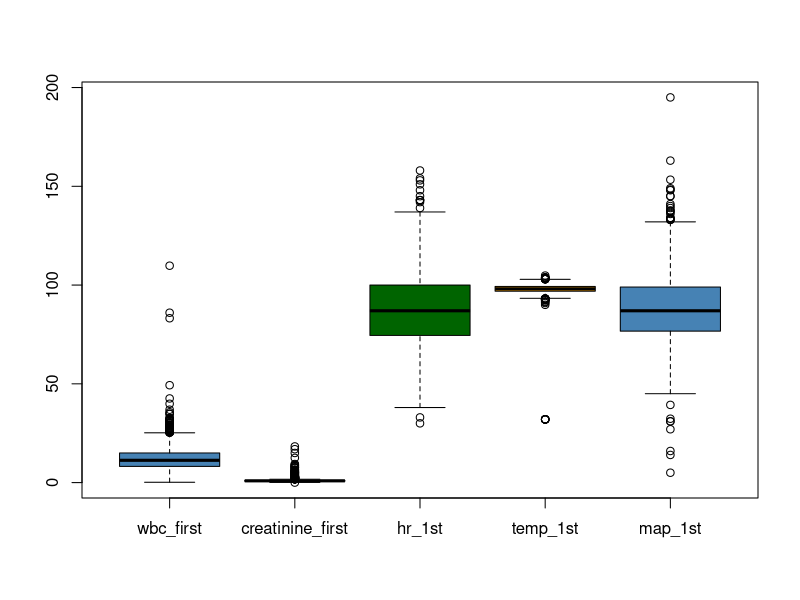
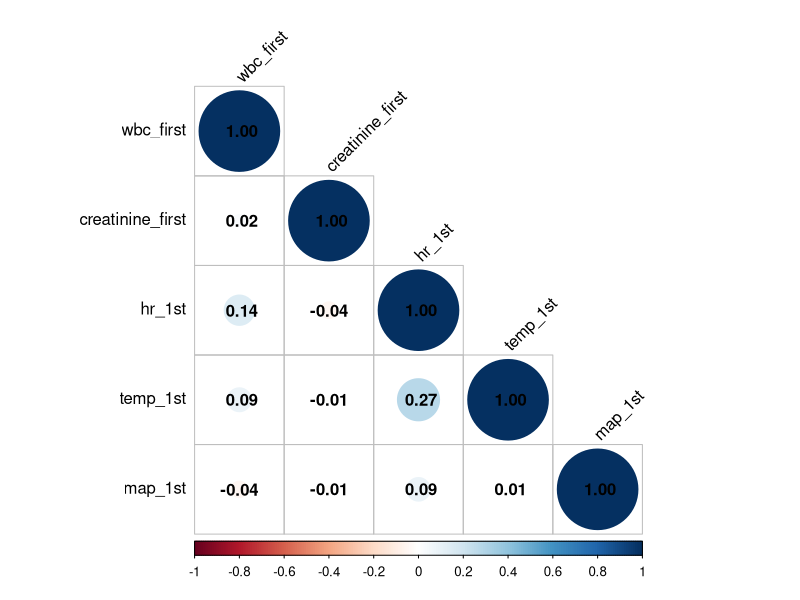

The R source for these figures, in order:

# Load the data
cli_data <- read.csv("imputed_cohort_data.csv")
View(cli_data)

# Filter Relevant Columns
lab_vitals <- cli_data[, c("wbc_first", "creatinine_first", "hr_1st", "temp_1st", "map_1st")]

# Boxplot (Optional)
boxcol <- c("steelblue", "magenta", "darkgreen", "#FFA500")
boxplot(lab_vitals, 
        col = boxcol, border = "black")
# Kolmogorov-Smirnov (K-S) test
ks.test(lab_vitals, "pnorm")

# Correlation Matrix
cor_matrix <- cor(lab_vitals, method = "spearman")

# Prepare the correlation plot
install.packages("corrplot")
library(corrplot)
cplot <- corrplot(cor_matrix, method = "circle", type = "lower",
         tl.col = "black", tl.srt = 45,
         addCoef.col = "black", col = COL2('RdBu'))


# Hypothetical testing (can be performed on other vitals)
ht <- cor.test(cli_data$wbc_first, cli_data$hr_1st, method = "spearman")


